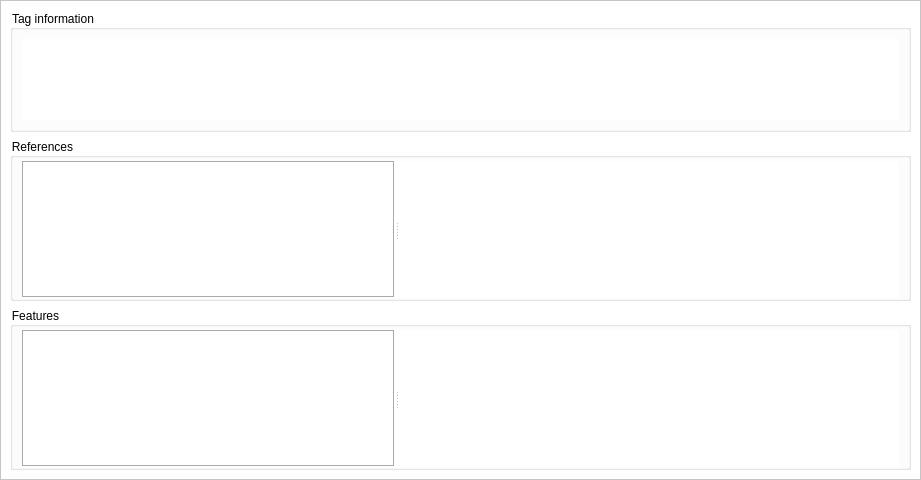
<?xml version="1.0" encoding="UTF-8"?>
<ui version="4.0">
 <class>TagView</class>
 <widget class="QScrollArea" name="TagView">
  <property name="geometry">
   <rect>
    <x>0</x>
    <y>0</y>
    <width>921</width>
    <height>480</height>
   </rect>
  </property>
  <property name="windowTitle">
   <string>ScrollArea</string>
  </property>
  <property name="autoFillBackground">
   <bool>false</bool>
  </property>
  <property name="styleSheet">
   <string notr="true">background-color: white;</string>
  </property>
  <property name="widgetResizable">
   <bool>true</bool>
  </property>
  <widget class="QWidget" name="scrollAreaWidgetContents">
   <property name="geometry">
    <rect>
     <x>0</x>
     <y>0</y>
     <width>919</width>
     <height>478</height>
    </rect>
   </property>
   <property name="autoFillBackground">
    <bool>false</bool>
   </property>
   <property name="styleSheet">
    <string notr="true">background-color: white</string>
   </property>
   <layout class="QGridLayout" name="gridLayout">
    <item row="0" column="0" rowspan="2">
     <widget class="QGroupBox" name="tag_info">
      <property name="sizePolicy">
       <sizepolicy hsizetype="Expanding" vsizetype="Expanding">
        <horstretch>0</horstretch>
        <verstretch>0</verstretch>
       </sizepolicy>
      </property>
      <property name="autoFillBackground">
       <bool>false</bool>
      </property>
      <property name="styleSheet">
       <string notr="true">background-color: white</string>
      </property>
      <property name="title">
       <string>Tag information</string>
      </property>
      <layout class="QVBoxLayout" name="verticalLayout">
       <item>
        <widget class="QTextEdit" name="entity_description">
         <property name="enabled">
          <bool>true</bool>
         </property>
         <property name="sizePolicy">
          <sizepolicy hsizetype="Expanding" vsizetype="Expanding">
           <horstretch>0</horstretch>
           <verstretch>0</verstretch>
          </sizepolicy>
         </property>
         <property name="autoFillBackground">
          <bool>true</bool>
         </property>
         <property name="styleSheet">
          <string notr="true">background-color: white</string>
         </property>
         <property name="frameShape">
          <enum>QFrame::NoFrame</enum>
         </property>
         <property name="readOnly">
          <bool>true</bool>
         </property>
        </widget>
       </item>
      </layout>
     </widget>
    </item>
    <item row="3" column="0">
     <widget class="QGroupBox" name="feature_box">
      <property name="sizePolicy">
       <sizepolicy hsizetype="Expanding" vsizetype="Expanding">
        <horstretch>0</horstretch>
        <verstretch>0</verstretch>
       </sizepolicy>
      </property>
      <property name="autoFillBackground">
       <bool>false</bool>
      </property>
      <property name="styleSheet">
       <string notr="true">background-color: white</string>
      </property>
      <property name="title">
       <string>Features</string>
      </property>
      <layout class="QHBoxLayout" name="horizontalLayout_2">
       <property name="topMargin">
        <number>3</number>
       </property>
       <property name="bottomMargin">
        <number>0</number>
       </property>
       <item>
        <widget class="QSplitter" name="splitter_2">
         <property name="orientation">
          <enum>Qt::Horizontal</enum>
         </property>
         <widget class="QListWidget" name="feature_list">
          <property name="styleSheet">
           <string notr="true">background-color: white;
border-color: rgb(206, 206, 206);</string>
          </property>
          <property name="frameShape">
           <enum>QFrame::Box</enum>
          </property>
         </widget>
         <widget class="QWidget" name="feature_plot" native="true">
          <property name="minimumSize">
           <size>
            <width>500</width>
            <height>0</height>
           </size>
          </property>
          <layout class="QHBoxLayout" name="horizontalLayout_3">
           <property name="leftMargin">
            <number>0</number>
           </property>
           <property name="topMargin">
            <number>0</number>
           </property>
           <property name="rightMargin">
            <number>0</number>
           </property>
           <property name="bottomMargin">
            <number>0</number>
           </property>
          </layout>
         </widget>
        </widget>
       </item>
      </layout>
     </widget>
    </item>
    <item row="2" column="0">
     <widget class="QGroupBox" name="groupBox">
      <property name="sizePolicy">
       <sizepolicy hsizetype="Expanding" vsizetype="Expanding">
        <horstretch>0</horstretch>
        <verstretch>0</verstretch>
       </sizepolicy>
      </property>
      <property name="autoFillBackground">
       <bool>false</bool>
      </property>
      <property name="styleSheet">
       <string notr="true">background-color: white;
border-color: rgb(255, 255, 255);
gridline-color: rgb(255, 255, 255);</string>
      </property>
      <property name="title">
       <string>References</string>
      </property>
      <layout class="QHBoxLayout" name="horizontalLayout">
       <property name="spacing">
        <number>6</number>
       </property>
       <property name="topMargin">
        <number>3</number>
       </property>
       <property name="bottomMargin">
        <number>0</number>
       </property>
       <item>
        <widget class="QSplitter" name="splitter">
         <property name="sizePolicy">
          <sizepolicy hsizetype="Expanding" vsizetype="Expanding">
           <horstretch>0</horstretch>
           <verstretch>0</verstretch>
          </sizepolicy>
         </property>
         <property name="frameShape">
          <enum>QFrame::NoFrame</enum>
         </property>
         <property name="frameShadow">
          <enum>QFrame::Raised</enum>
         </property>
         <property name="orientation">
          <enum>Qt::Horizontal</enum>
         </property>
         <widget class="QListWidget" name="reference_list">
          <property name="sizePolicy">
           <sizepolicy hsizetype="Preferred" vsizetype="Expanding">
            <horstretch>0</horstretch>
            <verstretch>0</verstretch>
           </sizepolicy>
          </property>
          <property name="minimumSize">
           <size>
            <width>200</width>
            <height>0</height>
           </size>
          </property>
          <property name="styleSheet">
           <string notr="true">background-color: white; 
border-color: rgb(206, 206, 206);
</string>
          </property>
          <property name="frameShape">
           <enum>QFrame::Box</enum>
          </property>
          <property name="lineWidth">
           <number>1</number>
          </property>
         </widget>
         <widget class="QWidget" name="reference_plot" native="true">
          <property name="sizePolicy">
           <sizepolicy hsizetype="Expanding" vsizetype="Expanding">
            <horstretch>0</horstretch>
            <verstretch>0</verstretch>
           </sizepolicy>
          </property>
          <property name="minimumSize">
           <size>
            <width>500</width>
            <height>0</height>
           </size>
          </property>
          <property name="styleSheet">
           <string notr="true">border-color:black;</string>
          </property>
          <layout class="QHBoxLayout" name="horizontalLayout_5">
           <property name="leftMargin">
            <number>0</number>
           </property>
           <property name="topMargin">
            <number>0</number>
           </property>
           <property name="rightMargin">
            <number>0</number>
           </property>
           <property name="bottomMargin">
            <number>0</number>
           </property>
          </layout>
         </widget>
        </widget>
       </item>
      </layout>
     </widget>
    </item>
   </layout>
  </widget>
 </widget>
 <resources/>
 <connections/>
</ui>
